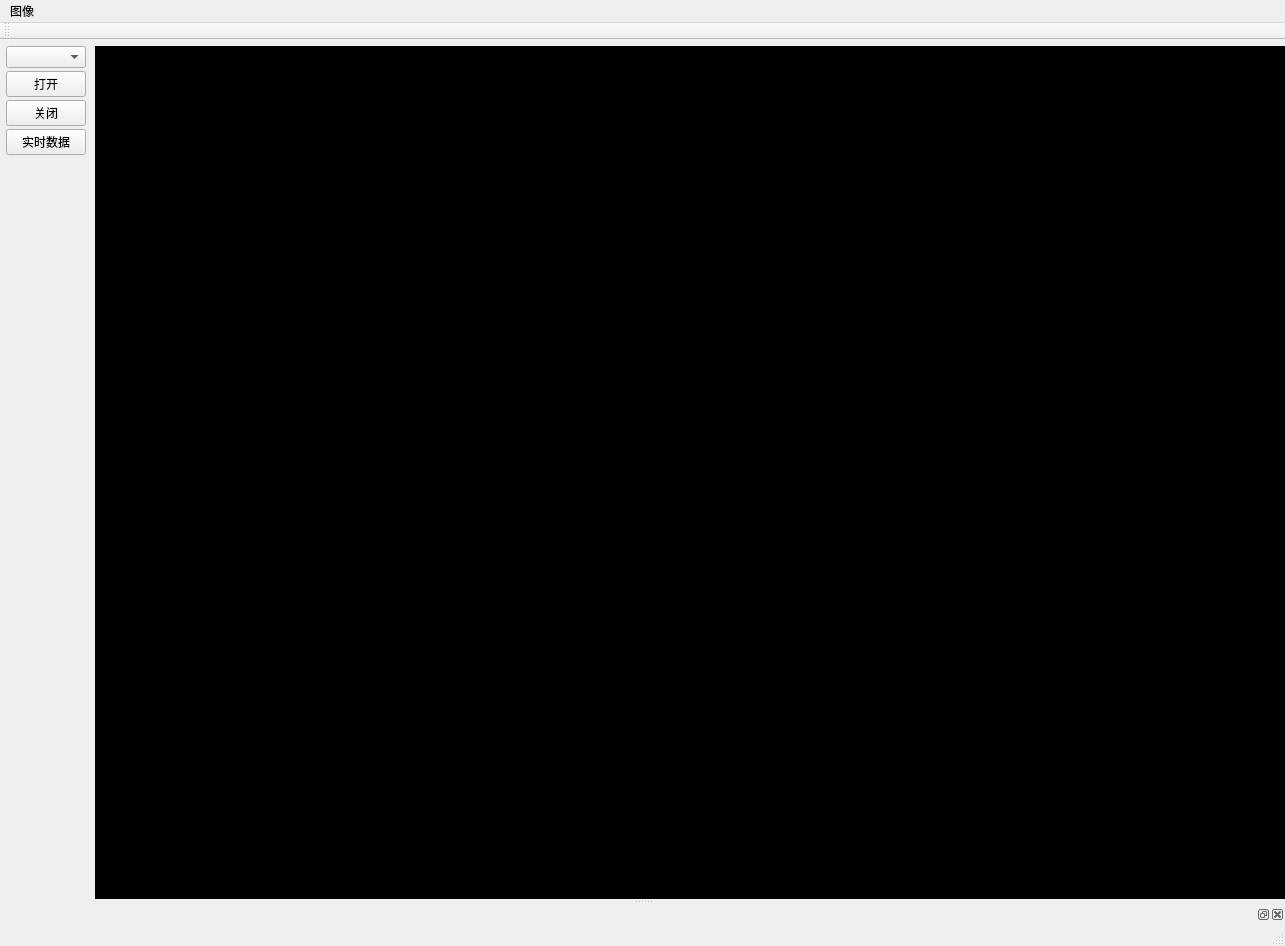
<?xml version="1.0" encoding="UTF-8"?>
<ui version="4.0">
 <class>ImageProcessClass</class>
 <widget class="QMainWindow" name="ImageProcessClass">
  <property name="geometry">
   <rect>
    <x>0</x>
    <y>0</y>
    <width>1285</width>
    <height>946</height>
   </rect>
  </property>
  <property name="minimumSize">
   <size>
    <width>400</width>
    <height>256</height>
   </size>
  </property>
  <property name="maximumSize">
   <size>
    <width>16777215</width>
    <height>16777215</height>
   </size>
  </property>
  <property name="windowTitle">
   <string>ImageProcess</string>
  </property>
  <widget class="QWidget" name="centralWidget">
   <layout class="QHBoxLayout" name="horizontalLayout" stretch="0,1">
    <property name="spacing">
     <number>3</number>
    </property>
    <property name="leftMargin">
     <number>6</number>
    </property>
    <property name="topMargin">
     <number>6</number>
    </property>
    <property name="rightMargin">
     <number>0</number>
    </property>
    <property name="bottomMargin">
     <number>0</number>
    </property>
    <item>
     <layout class="QVBoxLayout" name="verticalLayout" stretch="0,0,0,0,1">
      <property name="spacing">
       <number>3</number>
      </property>
      <property name="sizeConstraint">
       <enum>QLayout::SetDefaultConstraint</enum>
      </property>
      <property name="leftMargin">
       <number>0</number>
      </property>
      <property name="topMargin">
       <number>0</number>
      </property>
      <property name="rightMargin">
       <number>6</number>
      </property>
      <property name="bottomMargin">
       <number>6</number>
      </property>
      <item>
       <widget class="QComboBox" name="comboBoxCameras"/>
      </item>
      <item>
       <widget class="QPushButton" name="pushButtonOpen">
        <property name="sizePolicy">
         <sizepolicy hsizetype="Preferred" vsizetype="Fixed">
          <horstretch>0</horstretch>
          <verstretch>0</verstretch>
         </sizepolicy>
        </property>
        <property name="minimumSize">
         <size>
          <width>20</width>
          <height>20</height>
         </size>
        </property>
        <property name="maximumSize">
         <size>
          <width>16777215</width>
          <height>256</height>
         </size>
        </property>
        <property name="sizeIncrement">
         <size>
          <width>0</width>
          <height>0</height>
         </size>
        </property>
        <property name="baseSize">
         <size>
          <width>0</width>
          <height>0</height>
         </size>
        </property>
        <property name="text">
         <string>打开</string>
        </property>
       </widget>
      </item>
      <item>
       <widget class="QPushButton" name="pushButtonClose">
        <property name="sizePolicy">
         <sizepolicy hsizetype="Preferred" vsizetype="Fixed">
          <horstretch>0</horstretch>
          <verstretch>0</verstretch>
         </sizepolicy>
        </property>
        <property name="minimumSize">
         <size>
          <width>20</width>
          <height>20</height>
         </size>
        </property>
        <property name="maximumSize">
         <size>
          <width>16777215</width>
          <height>256</height>
         </size>
        </property>
        <property name="text">
         <string>关闭</string>
        </property>
       </widget>
      </item>
      <item>
       <widget class="QPushButton" name="pushButtonAnalyzer">
        <property name="text">
         <string>实时数据</string>
        </property>
        <property name="checkable">
         <bool>true</bool>
        </property>
       </widget>
      </item>
      <item>
       <spacer name="verticalSpacer">
        <property name="orientation">
         <enum>Qt::Vertical</enum>
        </property>
        <property name="sizeType">
         <enum>QSizePolicy::Preferred</enum>
        </property>
        <property name="sizeHint" stdset="0">
         <size>
          <width>72</width>
          <height>27</height>
         </size>
        </property>
       </spacer>
      </item>
     </layout>
    </item>
    <item>
     <widget class="QWidget" name="widgetVideo" native="true">
      <property name="sizePolicy">
       <sizepolicy hsizetype="Preferred" vsizetype="Preferred">
        <horstretch>0</horstretch>
        <verstretch>0</verstretch>
       </sizepolicy>
      </property>
      <property name="minimumSize">
       <size>
        <width>1000</width>
        <height>640</height>
       </size>
      </property>
      <property name="styleSheet">
       <string notr="true">background-color: rgb(0, 0, 0);</string>
      </property>
     </widget>
    </item>
   </layout>
  </widget>
  <widget class="QMenuBar" name="menuBar">
   <property name="geometry">
    <rect>
     <x>0</x>
     <y>0</y>
     <width>1285</width>
     <height>22</height>
    </rect>
   </property>
   <widget class="QMenu" name="menu">
    <property name="title">
     <string>图像</string>
    </property>
    <addaction name="actionSetting"/>
   </widget>
   <addaction name="menu"/>
  </widget>
  <widget class="QToolBar" name="mainToolBar">
   <attribute name="toolBarArea">
    <enum>TopToolBarArea</enum>
   </attribute>
   <attribute name="toolBarBreak">
    <bool>false</bool>
   </attribute>
  </widget>
  <widget class="QStatusBar" name="statusBar"/>
  <widget class="QDockWidget" name="dockWidget">
   <property name="allowedAreas">
    <set>Qt::BottomDockWidgetArea|Qt::TopDockWidgetArea</set>
   </property>
   <attribute name="dockWidgetArea">
    <number>8</number>
   </attribute>
   <widget class="QWidget" name="dockWidgetContents">
    <layout class="QVBoxLayout" name="verticalLayout_2">
     <property name="spacing">
      <number>0</number>
     </property>
     <property name="leftMargin">
      <number>0</number>
     </property>
     <property name="topMargin">
      <number>0</number>
     </property>
     <property name="rightMargin">
      <number>0</number>
     </property>
     <property name="bottomMargin">
      <number>0</number>
     </property>
    </layout>
   </widget>
  </widget>
  <action name="actionSetting">
   <property name="text">
    <string>设置</string>
   </property>
  </action>
 </widget>
 <layoutdefault spacing="6" margin="11"/>
 <resources>
  <include location="imageprocess.qrc"/>
 </resources>
 <connections/>
</ui>
